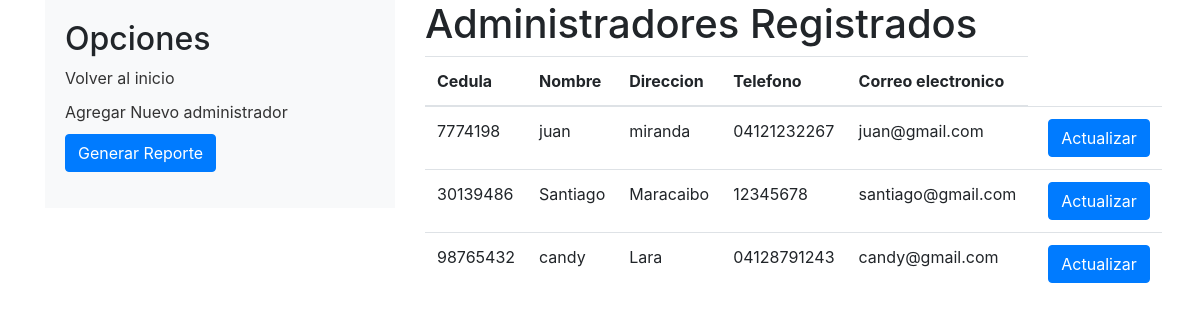
/actividad5/backend/home_usuarios.php, run on the app's committed database.
### tables this page shows
CREATE TABLE `usuarios` (
  `idusuario` int(11) NOT NULL,
  `contrasena` varchar(35) NOT NULL,
  `nombre` varchar(100) DEFAULT NULL,
  `direccion` varchar(255) DEFAULT NULL,
  `telefono` varchar(20) DEFAULT NULL,
  `correo_electronico` varchar(100) DEFAULT NULL
);

### actividad5/backend/home_usuarios.php (the view, shortened to what this page needs)
<!DOCTYPE html>
<html lang="es">
<head>
  <link rel="stylesheet" href="https://stackpath.bootstrapcdn.com/bootstrap/4.5.2/css/bootstrap.min.css">
</head>
<body>
  <div class="container">
    <div class="row">
      <div class="col-md-4">
        <div class="sidebar">
          <h2>Opciones</h2>
          <ul>
          <li><a href="home.php">Volver al inicio</a></li>
          <li><a href="crear_usuario.php">Agregar Nuevo administrador</a></li>
          <button type="button" onclick="window.open('reportes/reporte_usuarios.php')" class="btn btn-primary">Generar Reporte</button>
          </ul>
        </div>
      </div>
      <div class="col-md-8">
        <h1>Administradores Registrados</h1>
        <table class="table">
          <thead>
            <tr>
              <th>Cedula</th>
              <th>Nombre</th>
              <th>Direccion</th>
              <th>Telefono</th>
              <th>Correo electronico</th>
            </tr>
          </thead>
          <tbody>
<?php
$conn = mysqli_connect("localhost", "root", "", "inventario");
$sql = "SELECT idusuario, nombre, direccion, telefono, correo_electronico FROM usuarios";
$result = mysqli_query($conn, $sql);
while($row = mysqli_fetch_array($result)) {
?>
        <tr>
          <td><?php echo $row["idusuario"]; ?></td>
          <td><?php echo $row["nombre"]; ?></td>
          <td><?php echo $row["direccion"]; ?></td>
          <td><?php echo $row["telefono"]; ?></td>
          <td><?php echo $row["correo_electronico"]; ?></td>
          <td>
          <div class="btn-group">
          <a href="actualizar_usuario.php?idusuario=<?php echo $row["idusuario"]; ?>" class="btn btn-primary ml-2">Actualizar</a>
      </div>
        </td>
      </tr>
<?php
}
?>
      </tbody>
        </table>
      </div>
    </div>
  </div>
</body>
</html>

### actividad5/backend/home_usuarios.php (style rules this page uses)
.sidebar { background-color: #f8f9fa; padding: 20px; }
.sidebar ul { list-style: none; padding: 0; }
.sidebar li { margin-bottom: 10px; }
.sidebar li a { color: #333; text-decoration: none; }

### data on the page
usuarios: idusuario "7774198", nombre "juan", direccion "miranda", telefono "04121232267", correo_electronico "juan@gmail.com"
usuarios: idusuario "30139486", nombre "Santiago", direccion "Maracaibo", telefono "12345678", correo_electronico "santiago@gmail.com"
usuarios: idusuario "98765432", nombre "candy", direccion "Lara", telefono "04128791243", correo_electronico "candy@gmail.com"
